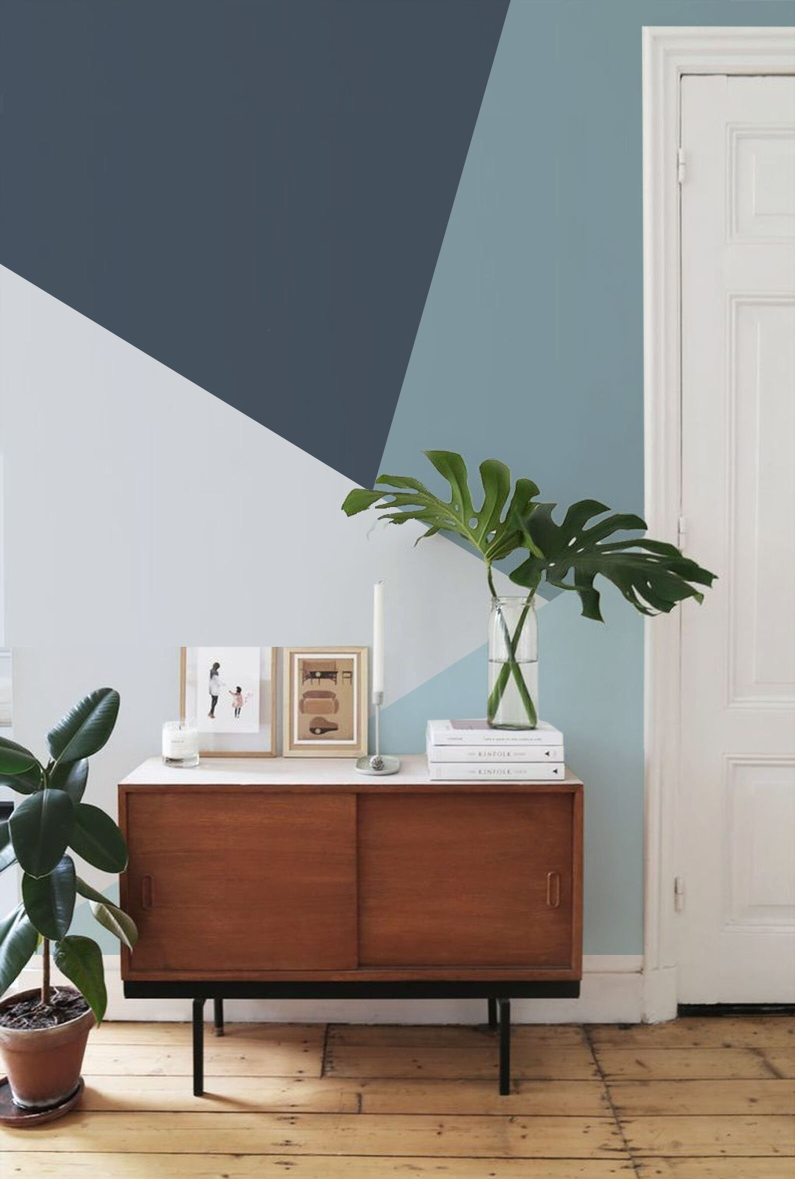
#> input picture pic1.jpg, 1590 x 2358 px (shown at 1/2 size)
$ python colour_detection.py
#> lines starting #> are read from the running program, lines starting #| are printed output that depends on the picture
import cv2
import pandas as pd

img_path = 'pic1.jpg'
csv_path = 'colors.csv'

# reading csv file
index = ['color', 'color_name', 'hex', 'R', 'G', 'B']
df = pd.read_csv(csv_path, names=index, header=None)
#> (reads colors.csv from the repository)

# reading image
img = cv2.imread(img_path)
#> img is the input picture: shape (2358, 1590, 3); mean B, G, R 133.6, 138.1, 141.7
img = cv2.resize(img, (800,600))
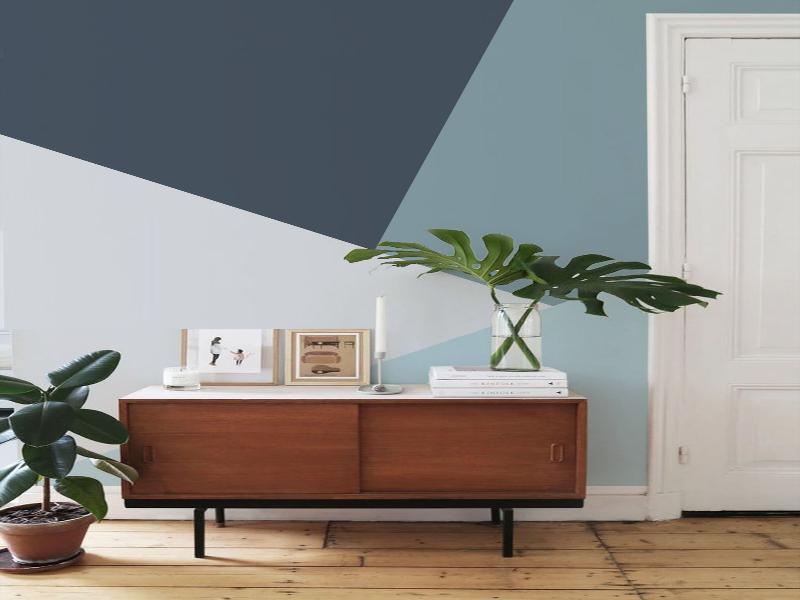
#> img: shape (600, 800, 3); mean B, G, R 133.6, 138, 141.7

#function to get x,y coordinates of mouse double click
def draw_function(event, x, y, flags, params):
	if event == cv2.EVENT_LBUTTONDBLCLK:
		global b, g, r, x1, y1, clicked
		clicked = True
		x1 = x
		y1= y
		b,g,r = img[y,x]
		b = int(b)
		g = int(g)
		r = int(r)


# creating window
cv2.namedWindow('image')
cv2.setMouseCallback('image', draw_function)

#declaring global variables
clicked = False
r = g = b = x1 = y1 = 0

#function to calculate minimum distance from all colors and get the most matching color
def get_color_name(R,G,B):
	minimum = 1000
	for i in range(len(df)):
		d = abs(R - int(df.loc[i,'R'])) + abs(G - int(df.loc[i,'G'])) + abs(B - int(df.loc[i,'B']))
		if d <= minimum:
			minimum = d
			cname = df.loc[i, 'color_name']

	return cname


while True:
	cv2.imshow('image', img)
	if clicked:
		#cv2.rectangle(image, startpoint, endpoint, color, thickness)-1 fills entire rectangle
		cv2.rectangle(img, (20,20), (600,60), (b,g,r), -1)

		#Creating text string to display( Color name and RGB values )
		text = get_color_name(r,g,b) + ' R=' + str(r) + ' G=' + str(g) + ' B=' + str(b)
		#cv2.putText(img,text,start,font(0-7),fontScale,color,thickness,lineType )
		cv2.putText(img, text, (50,50), 2,0.8, (255,255,255),2,cv2.LINE_AA)

		#For very light colours we will display text in black colour
		if r+g+b >=600:
			cv2.putText(img, text, (50,50), 2,0.8, (0,0,0),2,cv2.LINE_AA)

	if cv2.waitKey(20):
#> (key Esc is pressed here)
		break

cv2.destroyAllWindows()
